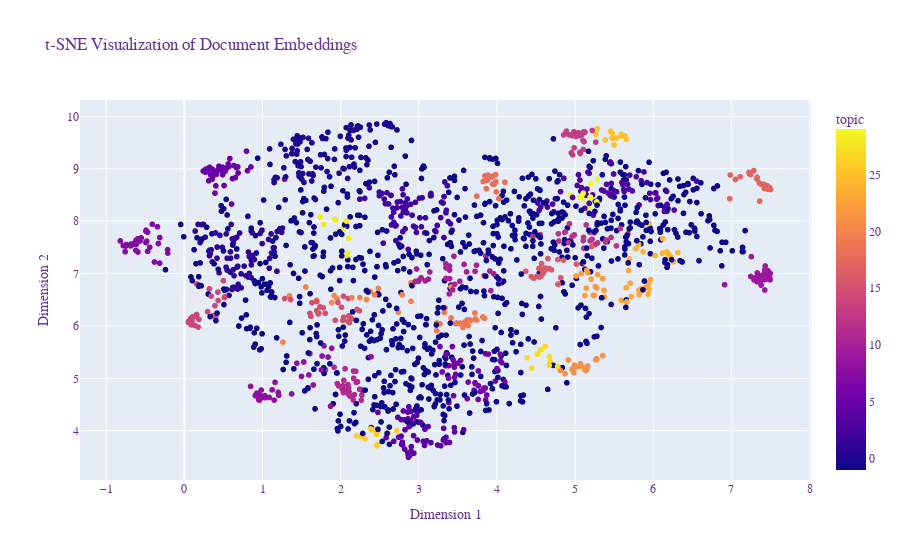

Notebook cell for this chart:
### Markdown cell above
### Dimensionality Reduction

### Code cell
from umap import UMAP
from bertopic import BERTopic
import plotly.express as px
import pandas as pd

# Assuming you have already trained your BERTopic model (topic_model) 
# and have your cleaned_posts_texts

# Get embeddings from the topic model
embeddings = topic_model.embedding_model.embed(cleaned_posts_texts)

# 1. Reduce dimensionality with UMAP (recommended)
umap_model = UMAP(n_neighbors=15, n_components=2, metric='cosine', random_state=42)
reduced_embeddings = umap_model.fit_transform(embeddings)

# 2. Visualize reduced embeddings
# For interactive plots use visualize_documents
# topic_model.visualize_documents(docs=cleaned_posts_texts, embeddings=embeddings, reduced_embeddings=reduced_embeddings)

# For static plots you can use matplotlib:
topics = topic_model.topics_

# Prepare the data for plotting
df = pd.DataFrame({"x": reduced_embeddings[:, 0], "y": reduced_embeddings[:, 1], "topic": topics})

# Create the plot
fig = px.scatter(df, x="x", y="y", color="topic", hover_data=["topic"], title="t-SNE Visualization of Document Embeddings")

# Customize the layout
fig.update_layout(
    xaxis_title="Dimension 1",
    yaxis_title="Dimension 2",
    legend_title="Topic",
    font=dict(
        family="Courier New, monospace",
        size=12,
        color="RebeccaPurple"
    )
)

fig.show()

### Figure 1 — Plotly figure (JSON) as saved in the notebook; plotly's stock layout.template omitted (floating-point values rounded to 4 significant figures; data arrays with more than 128 entries replaced by an {"elided": "..."} marker saying what was removed)
{"data": [{"customdata": {"elided": "1786x1 int values"}, "hovertemplate": "x=%{x}<br>y=%{y}<br>topic=%{marker.color}<extra></extra>", "legendgroup": "", "marker": {"color": {"elided": "1786 int values"}, "coloraxis": "coloraxis", "symbol": "circle"}, "mode": "markers", "name": "", "showlegend": false, "type": "scattergl", "x": {"elided": "1786 float values"}, "xaxis": "x", "y": {"elided": "1786 float values"}, "yaxis": "y"}], "layout": {"coloraxis": {"colorbar": {"title": {"text": "topic"}}, "colorscale": [[0, "#0d0887"], [0.1111, "#46039f"], [0.2222, "#7201a8"], [0.3333, "#9c179e"], [0.4444, "#bd3786"], [0.5556, "#d8576b"], [0.6667, "#ed7953"], [0.7778, "#fb9f3a"], [0.8889, "#fdca26"], [1, "#f0f921"]]}, "font": {"color": "RebeccaPurple", "family": "Courier New, monospace", "size": 12}, "legend": {"title": {"text": "Topic"}, "tracegroupgap": 0}, "title": {"text": "t-SNE Visualization of Document Embeddings"}, "xaxis": {"anchor": "y", "domain": [0, 1], "title": {"text": "Dimension 1"}}, "yaxis": {"anchor": "x", "domain": [0, 1], "title": {"text": "Dimension 2"}}}}
